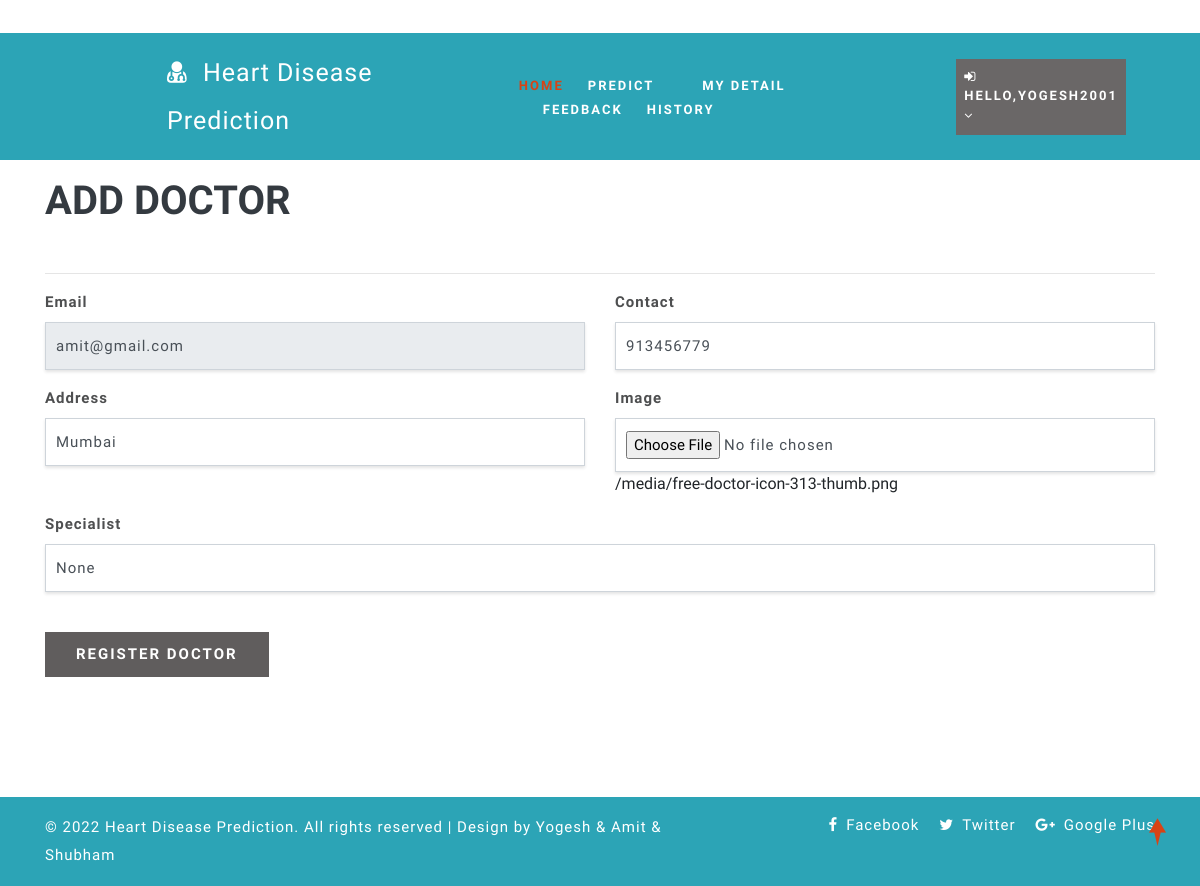
The page /change_doctor/3/ (signed in) on the database its author committed.
### health/models.py (models this page shows, shortened)
class Doctor(models.Model):
    status = models.IntegerField(DOCTOR_STATUS, null=True)
    user = models.ForeignKey(User, on_delete=models.CASCADE, null=True)
    contact = models.CharField(max_length=100, null=True)
    address = models.CharField(max_length=100, null=True)
    category = models.CharField(max_length=100, null=True)
    doj = models.DateField(null=True)
    dob = models.DateField(null=True)
    image = models.FileField(null=True)

### health/views.py (the view, shortened to what this page needs)
# urls.py: path('change_doctor/<int:pid>/', add_doctor,name="change_doctor"),
@login_required(login_url="login")
def add_doctor(request,pid=None):
    doctor = None
    if pid:
        doctor = Doctor.objects.get(id=pid)
    d = {"doctor": doctor}
    return render(request, 'add_doctor.html', d)

### health/templates/add_doctor.html (shortened to what this page needs)
{% extends 'index.html' %}
{% load static %}
{% block body %}
	<section class="logins py-5">
		<div class="container py-xl-5 py-lg-3">
			<div class="title-section mb-md-5 mb-4">
				<h6 class="w3ls-title-sub"></h6><br><br>
				<h3 class="w3ls-title text-uppercase text-dark font-weight-bold">Add Doctor</h3>
			</div><hr/>
			<div class="login px-sm-12" style="width:100%">
				<form action="{% if doctor %}/change_doctor/{{doctor.id}}/{% else %}/add_doctor{% endif %}" method="post" enctype="multipart/form-data">
					<div class="form-group row">
						<div class="col-md-6">
						<label>Email</label>
						<input type="email" class="form-control" name="email" placeholder="Enter Email" required="" value="{{doctor.user.email}}" {% if doctor %}readonly{% endif %}>
						</div>
						<div class="col-md-6">
						<label>Contact</label>
						<input type="text" class="form-control" name="contact" placeholder="Enter Contact" required="" value="{{doctor.contact}}">
						</div>
					</div>
					<div class="form-group row">
						<div class="col-md-6">
						<label class="mb-2">Address</label>
						<input type="text" class="form-control" name="address" id="password1" placeholder="Enter Address" required="" value="{{doctor.address}}">
						</div>
						<div class="col-md-6">
						<label>Image</label>
						<input type="file" class="form-control" name="image">
						{% if doctor %}<span>{{doctor.image.url}}</span>{% endif %}
						</div>
					</div>
					<div class="form-group row">
						<div class="col-md-12">
						<label>Specialist</label>
							<input class="form-control" name="category" placeholder="Specialist" value="{{doctor.category}}">
						</div>
					</div>
					<button type="submit" class="btn submit mt-4" style="background-color: #605d5d;">Register Doctor</button>
				</form>
			</div>
		</div>
	</section>
{% endblock %}

### health/templates/index.html (shortened to what this page needs)
<!DOCTYPE html>
{% load static %}
<html lang="zxx">
<head>
	<link rel="stylesheet" href="{% static 'css/bootstrap.css' %}">
	<link href="{% static 'css/css_slider.css' %}" type="text/css" rel="stylesheet" media="all">
	<link rel="stylesheet" href="{% static 'css/style.css' %}" type="text/css" media="all" />
	<link href="{% static 'css/font-awesome.min.css' %}" rel="stylesheet">
<link rel='stylesheet' type='text/css' href="https://cdn.datatables.net/1.10.21/css/jquery.dataTables.min.css">
<link rel='stylesheet' type='text/css' href="https://cdn.datatables.net/buttons/1.6.2/css/buttons.dataTables.min.css">
</head>
<body>
	<div id="home" style="margin-bottom:2%">
		<header>
			<div class="top-bar py-3">
				<div class="container">
					<div class="row">
						<div class="col-xl-7 col-lg-6 col-md-4 top-social-agile text-md-right text-center mt-md-0 mt-2">
							<div class="row">
								<div class="col-xl-3 col-lg-4 col-6 top-w3layouts p-md-0 text-right">
								</div>
								<div class="col-xl-3 col-lg-4 col-6 header-w3layouts text-md-right text-left">
								</div>
							</div>
						</div>
					</div>
				</div>
			</div>
		</header>
		<div class="main-top" style="background:rgb(44, 164, 182)">
			<div class="container-fluid">
				<div class="header d-md-flex justify-content-between align-items-center py-3">
					<div id="logo" style="margin-left:13%">
						<h1><p style="color:#FFFFFF ; font-size:25px">
							<span class="fa fa-user-md mr-2"></span>
							<span class="logo-sp">Heart Disease</span> Prediction
							</p>
						</h1>
					</div>
					{% if request.user.is_staff %}
					<div class="nav_w3ls" style="margin-right:4%">
						<nav>
							<label for="drop1" class="toggle">Menu</label>
							<input type="checkbox" id="drop1" />
							<ul class="menu" style="padding:15px;width:100%">
								<li class="mx-lg-4 mx-md-3 my-md-0 my-2"><a href="{% url 'admin_home' %}" >Home</a></li>
								<li>
									<label for="drop-2" class="toggle toogle-2"> <span class="fa fa-angle-down" aria-hidden="true"></span>
									</label>
									<a href="#"> Doctor <span class="fa fa-angle-down" aria-hidden="true"></span></a>
									<ul style="margin-top:2%;width:40%;margin-right:0%">
										<li style="width:100%;"><a href="/add_doctor" class="drop-text">Add Doctor</a></li>
										<li style="width:100%;"><a href="/view_doctor" class="drop-text">View Doctor</a></li>
									</ul>
								</li>
								<li class="mx-lg-4 mx-md-3 my-md-0 my-2"><a href="/view_patient">Patient</a></li>
								<li class="mx-lg-4 mx-md-3 my-md-0 my-2">
									<a href="/view_search_pat">Searched Data</a></li>
								<li><a href="/view_feedback">Feedback</a></li>
							</ul>
						</nav>
					</div>
					<div class="nav_w3ls" style="margin-right:3%">
						<nav>
							<label for="drop2" class="toggle">Menu</label>
							<input type="checkbox" id="drop2" />
							<ul class="menu">
								<li class="mx-lg-4 mx-md-3 my-md-0 my-2" style="background:red;padding:8px">
									<label for="drop-2" class="toggle toogle-2"> <span class="fa fa-angle-down" aria-hidden="true"></span>
									</label>
									<a href="#"><i class="fa fa-user"></i> {{request.user.username}} <span class="fa fa-angle-down" aria-hidden="true"></span></a>
									<ul style="margin-top:10%;width:80%;margin-right:5%">
										<li style="width:100%;"><a href="{% url 'change_password' %}" class="drop-text">Password</a></li>
										<li style="width:100%;"><a href="{% url 'logout' %}" class="drop-text">Logout</a></li>
									</ul>
								</li>
							</ul>
						</nav>
					</div>
					{% elif request.user.patient_set.all.0 %}
					<div class="nav_w3ls" style="margin-left:5%;font-weight:bold">
						<nav>
							<ul class="menu" style="padding:15px;width:100%">
								<li><a href="{% url 'patient_home' %}" class="active">Home</a></li>
								<li class="mx-lg-4 mx-md-3 my-md-0 my-2"><a href="/add_heartdetail">Predict</a></li>
								<li class="mx-lg-4 mx-md-3 my-md-0 my-2"><a href="/profile_doctor">My Detail</a></li>
								<li class="mx-lg-4 mx-md-3 my-md-0 my-2"><a href="/sent_feedback">Feedback</a></li>
								<li><a href="/view_search_pat">History</a></li>
							</ul>
						</nav>
					</div>
					<div class="nav_w3ls" style="margin-right:3%">
						<nav>
							<ul class="menu">
								<li class="mx-lg-4 mx-md-3 my-md-0 my-2" style="background:#6a6767;padding:8px">
									<a href="#"><i class="fa fa-sign-in"></i> Hello,{{request.user.username}} <span class="fa fa-angle-down" aria-hidden="true"></span></a>
								</li>
							</ul>
						</nav>
					</div>
					{% endif %}
				</div>
			</div>
		</div>
		{% block body %}
		{% endblock %}
	</div>
	<div class="copy-w3pvt" style="background:rgb(44, 164, 182);color:white">
		<div class="container py-3">
			<div class="row">
				<div class="col-lg-7 w3ls_footer_grid1_left text-lg-left text-center">
					<p style="color:white">&copy; 2022 Heart Disease Prediction. All rights reserved | Design by Yogesh & Amit & Shubham</a>
					</p>
				</div>
				<div class="col-lg-5 w3ls_footer_grid_left1_pos text-lg-right text-center mt-lg-0 mt-2">
					<ul style="color:white">
						<li>
							<a href="#" style="color:white" class="facebook">
								<span class="fa fa-facebook-f mr-2"></span>Facebook</a>
						</li>
						<li class="mx-3">
							<a href="#" style="color:white" class="twitter">
								<span class="fa fa-twitter mr-2"></span>Twitter</a>
						</li>
						<li>
							<a href="#" style="color:white" class="google">
								<span class="fa fa-google-plus mr-2"></span>Google Plus</a>
						</li>
					</ul>
				</div>
			</div>
		</div>
	</div>
	<a href="#home" style="color:white" class="move-top text-center"></a>
</body>
</html>

### health/static/css/style.css (style rules this page uses)
body { padding: 0; margin: 0; background: #FFF; font-family: 'Quicksand', sans-serif; }
body a, body button { transition: 0.5s all; -webkit-transition: 0.5s all; -moz-transition: 0.5s all; -o-transition: 0.5s all; -ms-transition: 0.5s all; text-decoration: none; }
html { scroll-behavior: smooth; }
h1, h2, h3, h4, h5, h6 { margin: 0; padding: 0; font-family: 'Mukta', sans-serif; }
p { margin: 0; padding: 0; font-size: 15px; letter-spacing: 1px; line-height: 1.9; color: #999; font-family: 'Quicksand', sans-serif; }
ul, ol { margin: 0; padding: 0; }
a.move-top { width: 34px; height: 34px; background: url(../images/move-top.png) no-repeat; display: inline-block; position: fixed; bottom: 4%; right: 2%; z-index: 0; }
#home { position: relative; }
.main-top { position: absolute; z-index: 999; width: 100%; background: rgba(0, 0, 0, 0.4); }
nav { margin: 0; padding: 0; }
span.logo-sp { font-weight: 100; }
nav:after { content: ""; display: table; clear: both; }
nav ul { float: right; padding: 0; margin: 0; list-style: none; position: relative; }
nav ul li { margin: 0px; display: inline-block; float: left; }
nav a { padding: 0; color: #fff; font-size: 13px; letter-spacing: 2px; font-weight: 700; text-transform: uppercase; display: inline-block; transition: 0.5s all; -webkit-transition: 0.5s all; -moz-transition: 0.5s all; -o-transition: 0.5s all; -ms-transition: 0.5s all; }
.menu li a.active, .menu li a:hover { color: #2196f3; transition: 0.5s all; -webkit-transition: 0.5s all; -moz-transition: 0.5s all; -o-transition: 0.5s all; -ms-transition: 0.5s all; color: #d84315; }
li>a:only-child:after { content: ''; }
h3.w3ls-title { font-size: 40px; }
.w3ls_footer_grid_left1_pos ul li, ul.list-part li { display: inline-block; }
.w3ls_footer_grid_left1_pos ul li a { color: #000; text-decoration: none; letter-spacing: 1px; font-size: 15px; }
.w3ls_footer_grid1_left p { color: #484848; font-weight: 500; }
.form-bg-w3ls input[type="text"], .form-bg-w3ls input[type="email"], .form-control, .form-bg-w3ls textarea { padding: 12px 10px; border-radius: 0; letter-spacing: 1px; font-size: 15px; outline: none; box-shadow: 0px 2px 3px 0px rgba(0, 0, 0, 0.11); }
.login label { font-size: 15px; color: #4e4f50; font-weight: 600; letter-spacing: 1px; }
.login button { background: #d84315; color: #fff; font-weight: 600; letter-spacing: 2px; font-size: 15px; padding: 10px 30px; text-transform: uppercase; border-radius: 0px; }

### rows shown on the page
Doctor: email "amit@gmail.com", contact "913456779", address "Mumbai", image "/media/free-doctor-icon-313-thumb.png", category "None"

### other values the page prints
{{ request.user.username }} "YOGESH2001"
